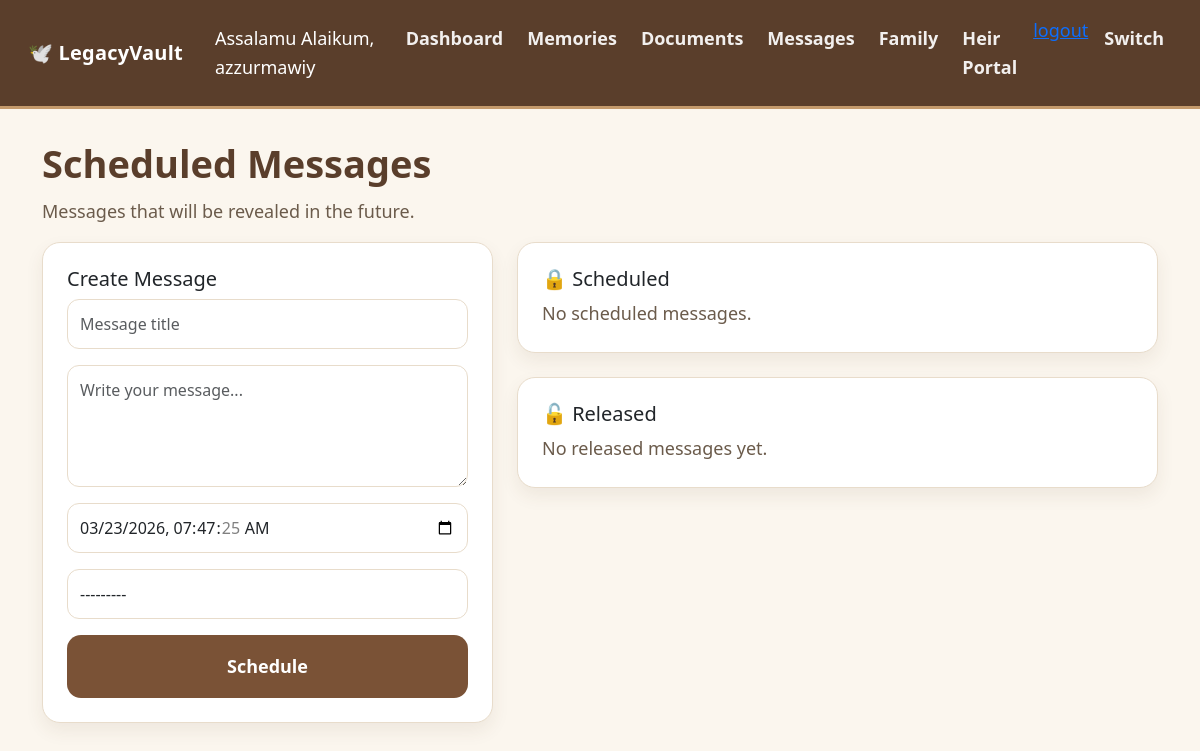
The page /message/ (signed in) on the database as committed earlier.
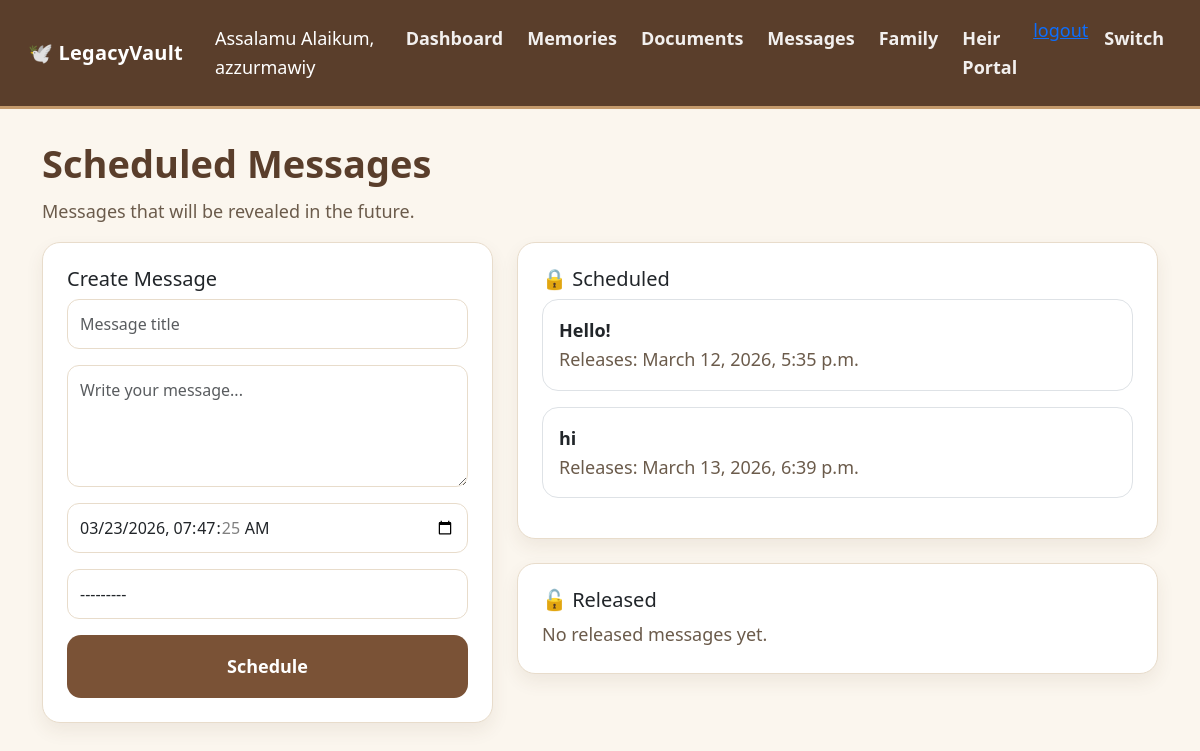
The same page on the database as committed later.
### core/models.py (models this page shows, shortened)
class Message(models.Model):
    owner = models.ForeignKey(User, on_delete=models.CASCADE, related_name='messages')
    recipient = models.ForeignKey(User, on_delete=models.SET_NULL,null=True, blank=True, related_name='received_legacy_messages')
    title = models.CharField(max_length=200)
    content = models.TextField()
    send_date = models.DateTimeField(default=timezone.now)
    is_released = models.BooleanField(default=False)
    created_at = models.DateTimeField(auto_now_add=True)
    updated_at = models.DateTimeField(auto_now=True)

### core/views.py (the view)
# urls.py: path('message/', views.message, name='message'),
@login_required
def message(request):
    user = request.user
    now = timezone.now()
    if request.method == "POST":
        form = MessageForm(request.POST, user=request.user)
        if form.is_valid():
            msg = form.save(commit=False)
            msg.owner = request.user
            msg.save()
            messages.success(request, "Message scheduled successfully.")
            return redirect("message")
    else:
        form = MessageForm(user=request.user)
    messages_qs = Message.objects.filter(owner=request.user).order_by("send_date")
    scheduled = [m for m in messages_qs if not m.is_released]
    released = [m for m in messages_qs if m.is_released]
    return render(request, "message.html", {"form": form, "scheduled": scheduled, "released": released})

### core/forms.py (shortened to what this page needs)
class MessageForm(forms.ModelForm):
    def __init__(self, *args, **kwargs):
        user = kwargs.pop("user", None)
        super().__init__(*args, **kwargs)
        if user is not None:
            self.fields["recipient"].queryset = User.objects.filter(
                claimed_family_profiles__owner=user
            ).distinct()
    class Meta:
        model = Message
        fields = ['title', 'content', 'send_date', 'recipient']
        widgets = {
            'title': forms.TextInput(attrs={'class': 'form-control soft-input', 'placeholder': 'Message title'}),
            'content': forms.Textarea(attrs={'class': 'form-control soft-input', 'rows': 4, 'placeholder': 'Write your message...'}),
            'send_date': forms.DateTimeInput(attrs={'class': 'form-control soft-input', 'type': 'datetime-local'}),
            'recipient': forms.Select(attrs={'class': 'form-control soft-input'}),
        }

### templates/message.html (shortened to what this page needs)
{% extends 'base.html' %}
{% block content %}
<div class="mb-3">
  <div class="page-title">Scheduled Messages</div>
  <div class="page-subtitle">Messages that will be revealed in the future.</div>
</div>
<div class="row g-4">
  <div class="col-lg-5">
    <div class="card p-4">
      <h5>Create Message</h5>
      <form method="POST">
        {{ form.title }}
        {{ form.content }}
        {{ form.send_date }}
        {{ form.recipient }}
        <button class="btn btn-cocoa w-100 big-action">Schedule</button>
      </form>
    </div>
  </div>
  <div class="col-lg-7">
    <div class="card p-4 mb-4">
      <h5>🔒 Scheduled</h5>
      {% for msg in scheduled %}
        <div class="border rounded-4 p-3 mb-3">
          <div class="fw-bold">{{ msg.title }}</div>
          <div class="page-subtitle">Releases: {{ msg.send_date }}</div>
        </div>
      {% empty %}
        <div class="page-subtitle">No scheduled messages.</div>
      {% endfor %}
    </div>
    <div class="card p-4">
      <h5>🔓 Released</h5>
      {% for msg in released %}
        <div class="border rounded-4 p-3 mb-3">
          <div class="fw-bold">{{ msg.title }}</div>
          <div class="page-subtitle">{{ msg.content }}</div>
        </div>
      {% empty %}
        <div class="page-subtitle">No released messages yet.</div>
      {% endfor %}
    </div>
  </div>
</div>
{% endblock %}

Rows that differ between the two databases and show on the page:
added Message: title "Hello!", send_date "March 12, 2026, 5:35 p.m."
added Message: title "hi", send_date "March 13, 2026, 6:39 p.m."
Other text that changed with them:
text no longer shown: "No scheduled messages."
